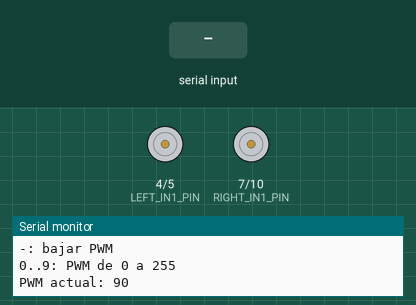
This program was run on a simulated ESP32-C3. Parts: motor-driver pin pairs drawn as motors (green arrow = first pin HIGH = forward, orange = second pin HIGH = backward, longer = more drive, scaled by the enable pin), the last lines printed to the serial monitor. The test bench sets the inputs (shaded band).

Above: at 2.2 s.
2.3 s: "F" received over Serial
At 3.0 s:
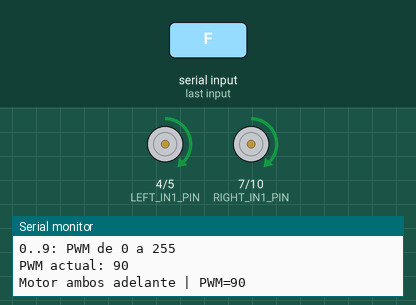
5.3 s: "b" received over Serial
At 6.5 s:
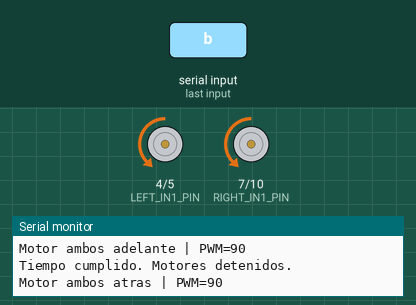
8.3 s: "l" received over Serial
At 8.8 s:
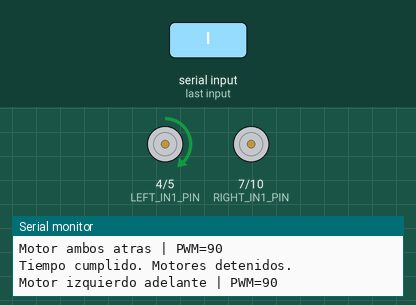
11.3 s: "B" received over Serial
At 12.3 s:
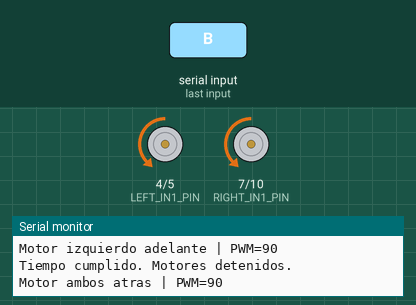
14.3 s: "L" received over Serial
At 17.3 s:
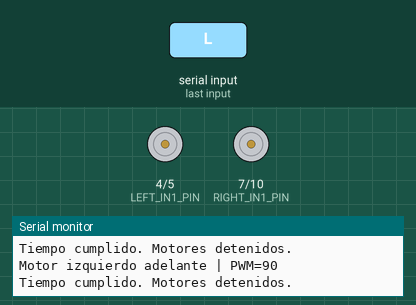
Timing chart, 0 to 18.3 s (numbered marks = the images above; inputs shaded):
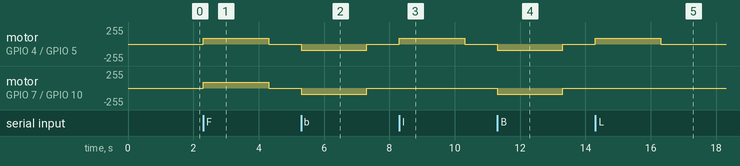

The program:

main.cpp
```cpp
#include <Arduino.h>
#include <math.h>

namespace Config {
constexpr uint8_t LEFT_PWM_PIN = 3;   // L298N ENA
constexpr uint8_t LEFT_IN1_PIN = 4;
constexpr uint8_t LEFT_IN2_PIN = 5;

constexpr uint8_t RIGHT_PWM_PIN = 6;  // L298N ENB
constexpr uint8_t RIGHT_IN1_PIN = 7;
constexpr uint8_t RIGHT_IN2_PIN = 10;

constexpr uint8_t LEFT_PWM_CHANNEL = 0;
constexpr uint8_t RIGHT_PWM_CHANNEL = 1;
constexpr uint32_t PWM_FREQUENCY_HZ = 20000;
constexpr uint8_t PWM_RESOLUTION_BITS = 8;
constexpr int PWM_MAX = (1 << PWM_RESOLUTION_BITS) - 1;

constexpr int DEFAULT_PWM = 90;
constexpr int PWM_STEP = 15;
constexpr uint32_t COMMAND_RUN_MS = 2000;

constexpr bool INVERT_LEFT_MOTOR = false;
constexpr bool INVERT_RIGHT_MOTOR = false;
} // namespace Config

enum class MotorSide {
  Left,
  Right,
  Both
};

enum class Direction {
  Stop = 0,
  Forward = 1,
  Backward = -1
};

int currentPwm = Config::DEFAULT_PWM;
uint32_t stopAtMs = 0;

void printHelp();

void setupPwm() {
  ledcSetup(Config::LEFT_PWM_CHANNEL, Config::PWM_FREQUENCY_HZ, Config::PWM_RESOLUTION_BITS);
  ledcSetup(Config::RIGHT_PWM_CHANNEL, Config::PWM_FREQUENCY_HZ, Config::PWM_RESOLUTION_BITS);
  ledcAttachPin(Config::LEFT_PWM_PIN, Config::LEFT_PWM_CHANNEL);
  ledcAttachPin(Config::RIGHT_PWM_PIN, Config::RIGHT_PWM_CHANNEL);
}

void applyMotor(uint8_t in1, uint8_t in2, uint8_t pwmChannel, Direction direction, int pwm, bool invert) {
  int sign = static_cast<int>(direction);
  if (invert) {
    sign = -sign;
  }

  if (sign > 0) {
    digitalWrite(in1, HIGH);
    digitalWrite(in2, LOW);
  } else if (sign < 0) {
    digitalWrite(in1, LOW);
    digitalWrite(in2, HIGH);
  } else {
    digitalWrite(in1, LOW);
    digitalWrite(in2, LOW);
  }

  ledcWrite(pwmChannel, sign == 0 ? 0 : constrain(pwm, 0, Config::PWM_MAX));
}

void drive(MotorSide side, Direction direction, int pwm) {
  if (side == MotorSide::Left || side == MotorSide::Both) {
    applyMotor(
        Config::LEFT_IN1_PIN,
        Config::LEFT_IN2_PIN,
        Config::LEFT_PWM_CHANNEL,
        direction,
        pwm,
        Config::INVERT_LEFT_MOTOR);
  }

  if (side == MotorSide::Right || side == MotorSide::Both) {
    applyMotor(
        Config::RIGHT_IN1_PIN,
        Config::RIGHT_IN2_PIN,
        Config::RIGHT_PWM_CHANNEL,
        direction,
        pwm,
        Config::INVERT_RIGHT_MOTOR);
  }
}

void stopMotors() {
  drive(MotorSide::Both, Direction::Stop, 0);
  stopAtMs = 0;
}

void runTimed(MotorSide side, Direction direction, int pwm, uint32_t durationMs) {
  stopMotors();
  drive(side, direction, pwm);
  stopAtMs = millis() + durationMs;

  Serial.print(F("Motor "));
  if (side == MotorSide::Left) {
    Serial.print(F("izquierdo"));
  } else if (side == MotorSide::Right) {
    Serial.print(F("derecho"));
  } else {
    Serial.print(F("ambos"));
  }

  Serial.print(direction == Direction::Forward ? F(" adelante") : F(" atras"));
  Serial.print(F(" | PWM="));
  Serial.println(pwm);
}

void waitWithStop(uint32_t ms) {
  const uint32_t start = millis();
  while (millis() - start < ms) {
    if (Serial.available()) {
      const char c = static_cast<char>(Serial.read());
      if (c == 's' || c == 'S') {
        stopMotors();
        Serial.println(F("Secuencia interrumpida."));
        return;
      }
    }
    delay(10);
  }
}

void autoSequence() {
  Serial.println(F("Secuencia automatica. Enviar 's' para cortar."));

  runTimed(MotorSide::Left, Direction::Forward, currentPwm, 1200);
  waitWithStop(1500);
  stopMotors();
  waitWithStop(500);

  runTimed(MotorSide::Right, Direction::Forward, currentPwm, 1200);
  waitWithStop(1500);
  stopMotors();
  waitWithStop(500);

  runTimed(MotorSide::Both, Direction::Forward, currentPwm, 1200);
  waitWithStop(1500);
  stopMotors();
  waitWithStop(500);

  runTimed(MotorSide::Both, Direction::Backward, currentPwm, 1200);
  waitWithStop(1500);
  stopMotors();

  Serial.println(F("Secuencia finalizada."));
}

void setPwm(int pwm) {
  currentPwm = constrain(pwm, 0, Config::PWM_MAX);
  Serial.print(F("PWM actual: "));
  Serial.println(currentPwm);
}

void handleCommand(char command) {
  switch (command) {
    case 'h':
    case 'H':
      printHelp();
      break;

    case 's':
    case 'S':
      stopMotors();
      Serial.println(F("Motores detenidos."));
      break;

    case 'f':
    case 'F':
      runTimed(MotorSide::Both, Direction::Forward, currentPwm, Config::COMMAND_RUN_MS);
      break;

    case 'b':
    case 'B':
      runTimed(MotorSide::Both, Direction::Backward, currentPwm, Config::COMMAND_RUN_MS);
      break;

    case 'l':
    case 'L':
      runTimed(MotorSide::Left, Direction::Forward, currentPwm, Config::COMMAND_RUN_MS);
      break;

    case 'r':
    case 'R':
      runTimed(MotorSide::Right, Direction::Forward, currentPwm, Config::COMMAND_RUN_MS);
      break;

    case 'a':
    case 'A':
      autoSequence();
      break;

    case '+':
      setPwm(currentPwm + Config::PWM_STEP);
      break;

    case '-':
      setPwm(currentPwm - Config::PWM_STEP);
      break;

    default:
      if (command >= '0' && command <= '9') {
        setPwm(map(command - '0', 0, 9, 0, Config::PWM_MAX));
      }
      break;
  }
}

void printHelp() {
  Serial.println();
  Serial.println(F("=== Test L298N Motores ESP32-C3 ==="));
  Serial.println(F("h: ayuda"));
  Serial.println(F("s: parar"));
  Serial.println(F("f: ambos adelante 2 s"));
  Serial.println(F("b: ambos atras 2 s"));
  Serial.println(F("l: izquierdo adelante 2 s"));
  Serial.println(F("r: derecho adelante 2 s"));
  Serial.println(F("a: secuencia automatica corta"));
  Serial.println(F("+: subir PWM"));
  Serial.println(F("-: bajar PWM"));
  Serial.println(F("0..9: PWM de 0 a 255"));
  Serial.print(F("PWM actual: "));
  Serial.println(currentPwm);
  Serial.println();
}

void setup() {
  Serial.begin(115200);
  delay(1000);

  pinMode(Config::LEFT_IN1_PIN, OUTPUT);
  pinMode(Config::LEFT_IN2_PIN, OUTPUT);
  pinMode(Config::RIGHT_IN1_PIN, OUTPUT);
  pinMode(Config::RIGHT_IN2_PIN, OUTPUT);

  setupPwm();
  stopMotors();

  printHelp();
}

void loop() {
  while (Serial.available()) {
    handleCommand(static_cast<char>(Serial.read()));
  }

  if (stopAtMs != 0 && static_cast<int32_t>(millis() - stopAtMs) >= 0) {
    stopMotors();
    Serial.println(F("Tiempo cumplido. Motores detenidos."));
  }
}
```

Measured:
- after the input at 2.3 s, motor on GPIO 4 (LEFT_IN1_PIN) / GPIO 5 (LEFT_IN2_PIN), motor on GPIO 7 (RIGHT_IN1_PIN) / GPIO 10 (RIGHT_IN2_PIN): stopped → forward 90/255 at once, → stopped 2.0 s later
- after the input at 5.3 s, motor on GPIO 4 (LEFT_IN1_PIN) / GPIO 5 (LEFT_IN2_PIN), motor on GPIO 7 (RIGHT_IN1_PIN) / GPIO 10 (RIGHT_IN2_PIN): stopped → backward 90/255 at once, → stopped 2.0 s later
- after the input at 8.3 s, motor on GPIO 4 (LEFT_IN1_PIN) / GPIO 5 (LEFT_IN2_PIN): stopped → forward 90/255 at once, → stopped 2.0 s later
- after the input at 11.3 s, motor on GPIO 4 (LEFT_IN1_PIN) / GPIO 5 (LEFT_IN2_PIN), motor on GPIO 7 (RIGHT_IN1_PIN) / GPIO 10 (RIGHT_IN2_PIN): stopped → backward 90/255 at once, → stopped 2.0 s later
- after the input at 14.3 s, motor on GPIO 4 (LEFT_IN1_PIN) / GPIO 5 (LEFT_IN2_PIN): stopped → forward 90/255 at once, → stopped 2.0 s later
